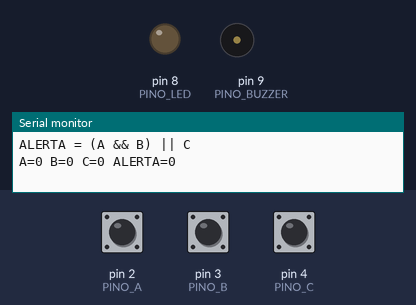
Simulated run of this sketch. Board: Arduino Uno, built with avr-gcc and run on an emulated ATmega328P. Parts: output pins drawn as LEDs (lit = HIGH), buzzer (waves = sounding), the last lines printed to the serial monitor. Inputs (shaded band) come from the test bench; at power-on: pin 4 (PINO_C) HIGH, pin 2 (PINO_A) HIGH, pin 3 (PINO_B) HIGH.

Above: at 1.2 s.
1.3 s: pin 4 (PINO_C) pulled LOW for 0.15 s
At 1.4 s:
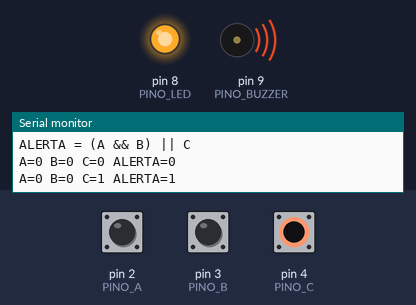
2.9 s: pin 4 (PINO_C) pulled LOW for 3.2 s
At 6.6 s:
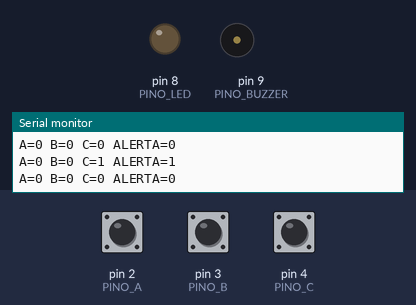
Timing chart, 0 to 8.1 s (numbered marks = the images above; inputs shaded):
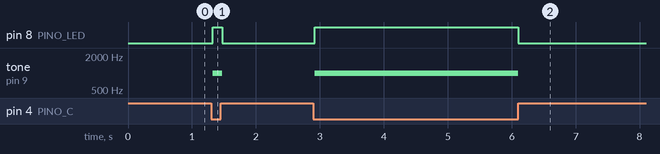

The sketch:

sifsm_alerta_energetico.ino
```cpp
/*
 * SIFSM Aurora Siger - Sistema de Alerta Energético
 * Arduino Uno + 3 botões + LED + buzzer
 * A = consumo alto (D2)
 * B = módulo crítico (D3)
 * C = falha (D4)
 * LED D8 com resistor 220 ohms
 * Buzzer D9
 * Todos os botões: pino digital ao GND ao pressionar; INPUT_PULLUP.
 *
 * Regra: ALERTA = (A && B) || C
 * Projeto conceitual / Tinkercad; não há comunicação serial Python-Arduino.
 */

const byte PINO_A = 2;
const byte PINO_B = 3;
const byte PINO_C = 4;
const byte PINO_LED = 8;
const byte PINO_BUZZER = 9;

void setup() {
  pinMode(PINO_A, INPUT_PULLUP);
  pinMode(PINO_B, INPUT_PULLUP);
  pinMode(PINO_C, INPUT_PULLUP);
  pinMode(PINO_LED, OUTPUT);
  pinMode(PINO_BUZZER, OUTPUT);
  digitalWrite(PINO_LED, LOW);
  noTone(PINO_BUZZER);
  Serial.begin(9600);
  Serial.println("SIFSM Aurora Siger - Sistema de Alerta Energetico");
  Serial.println("ALERTA = (A && B) || C");
}

void loop() {
  const bool A = digitalRead(PINO_A) == LOW;
  const bool B = digitalRead(PINO_B) == LOW;
  const bool C = digitalRead(PINO_C) == LOW;
  const bool alerta = (A && B) || C;

  digitalWrite(PINO_LED, alerta ? HIGH : LOW);
  if (alerta) {
    tone(PINO_BUZZER, 1000);
  } else {
    noTone(PINO_BUZZER);
  }

  static int estadoAnterior = -1;
  const int estado = (A ? 4 : 0) | (B ? 2 : 0) | (C ? 1 : 0);
  if (estado != estadoAnterior) {
    Serial.print("A="); Serial.print(A);
    Serial.print(" B="); Serial.print(B);
    Serial.print(" C="); Serial.print(C);
    Serial.print(" ALERTA="); Serial.println(alerta);
    estadoAnterior = estado;
  }
  delay(30);  // intervalo de amostragem didático
}
```

Measured:
- after the input at 1.3 s, pin 8 (PINO_LED): LOW → HIGH at once, → LOW 0.15 s later; tone on pin 9 (PINO_BUZZER): silent → 1000 Hz at once, → silent 0.15 s later
- after the input at 2.9 s, pin 8 (PINO_LED): LOW → HIGH at once, → LOW 3.2 s later; tone on pin 9 (PINO_BUZZER): silent → 1000 Hz at once, → silent 3.2 s later
